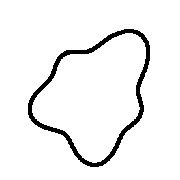
#> input picture the_world_zwei/the_world_zwei_input.png, 180 x 180 px
$ python the_world_zwei.py   (Python 2 division)
#> lines starting #> are read from the running program, lines starting #| are printed output that depends on the picture; after the words box and inside, x2 and y2 are one past the last pixel; in counts of white or black regions, pixels touching at a corner belong together
import sys
import numpy as np
from PIL import Image
import scipy.ndimage
from matplotlib import cm
import matplotlib.pyplot as plt
from mpl_toolkits.axes_grid1 import ImageGrid, make_axes_locatable


class GMin(object):

    def __init__(self):
        self.oris = np.pi/8*np.arange(8)
        self.sf = [23, 27]  #np.arange(7,39,4)

    def get_image(self):
        im = Image.open('the_world_zwei_input.png').convert('L')
#> im: PIL image 180x180 L; 94.6% white; 1 black region, box (x1, y1, x2, y2) and area: (28, 29, 150, 167) 1739
        stim = np.asarray(im)*1.
        return stim

    def gabor(self, sf=42, theta=0, gamma=1):
        # Mutch and Lowe, 2006
        sigma = sf/6.
        lam = 2.8*sf/6.
        r = sigma*3  # there is nothing interesting 3 STDs away

        theta -= np.pi/2
        x,y = np.meshgrid(np.arange(-r,r),np.arange(-r,r))
        X = x*np.cos(theta) - y*np.sin(theta)
        Y = x*np.sin(theta) + y*np.cos(theta)
        g = np.exp( - (X**2 + (gamma*Y)**2) / (2*sigma**2) ) * np.cos( 2*np.pi*X/lam )

        g -= np.mean(g)  # mean 0
        g /= np.sum(g**2) # energy 1
        #g[np.abs(g)<.001] = 0  # remove spillover
        return g

    def get_edges(self, stim, sf, bins=5000, nelems=1000):
#> called with sf = 23, bins = 5000, nelems = 1000
        gabor_max = stim

        # Step 1: extract edges using Gabor filters
        all_edges = np.zeros((len(self.oris),)+gabor_max.shape)
        for oi, ori in enumerate(self.oris):
            gab = self.gabor(sf=sf, theta=ori)
            #norm = scipy.ndimage.correlate(gabor_max**2,np.ones(gab.shape))
            edges = scipy.ndimage.correlate(gabor_max,gab)#/np.sqrt(norm)
            #edges /= np.max(edges)
            all_edges[oi] = edges
#> this loop made 8 passes
#> pass 1, in get_edges, `edges = scipy.ndimage.correlate(gabor_max,gab)#/np.sqrt(norm)`:
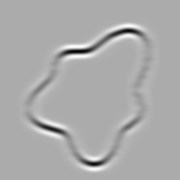
#> edges: shape (180, 180) float64; min -310.7, max 151.2, mean 0; drawn with min black and max white
        #edge_map -= np.min(edge_map)
        #edge_map[edge_map<.01]=0

        # Step 2: normalize responses globally
        #edge_map = np.abs(edge_map)
        all_edges /= np.max(all_edges)

        # Step 3: choose the maximally responding orientation for each location
        response = np.max(all_edges, axis=0)
        oris = np.take(self.oris, np.argmax(all_edges, axis=0))
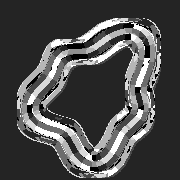
#> oris: shape (180, 180) float64; min 0, max 2.75, mean 0.821; drawn with min black and max white
        edge_map = np.dstack((response, oris))
        edge_map = np.rollaxis(edge_map,-1)

        # Step 4: Choose only nelems top responding locations
        hist, bin_edges = np.histogram(edge_map[0].ravel(),bins=5000)
#> hist = 5000 values, max 19563 at index 1077, min 0 at index 1, mean 6.48; bin_edges = 5001 values from -0.275 to 1
        last = np.nonzero(np.cumsum(hist[::-1]) > nelems)[0][0]
#> last = 532
        threshold = bin_edges[bins-last-1]
#> threshold = 0.864
        #print hist[-1]
        #threshold = bin_edges[-2]
        inds = edge_map[0]>threshold
#> inds: shape (180, 180) bool; 3.1% white in thin lines or dots, all inside (x1, y1, x2, y2) = (24, 25, 153, 170)
        print '# elements used: %d' % np.sum(inds)
#| # elements used: 1001
        edge_map[0][np.logical_not(inds)] = 0
        indices = np.transpose(np.nonzero(inds))
#> indices = 1001 pairs, first value 25 to 169, second value 24 to 152

        return edge_map, indices

    def _isinside(self, smallbox, largebox, i, j):
        """Checks if a smaller box centered around (i,j) is inside a larger box
        """
        return (i - smallbox[0] > 0 and i + smallbox[0] + 1 < largebox[0] and
            j - smallbox[1] > 0 and j + smallbox[1] + 1 < largebox[1])

    def _boxinds(self, box, i, j):
        """Returns indices of all box elements centered around (i,j)
        """
        return np.s_[i-box[0]: i+box[0]+1, j-box[1]: j+box[1]+1]

    def plot_arrows(self, edge_map, indices, ax):
        """Plots arrows: length edge_map[0], direction edge-map[1].

        Only edge_map[:][indices] are used for plotting.
        """
        for i,j in indices:
            ax.arrow( j, edge_map.shape[1]-i,
                    np.cos(edge_map[1,i,j]) * edge_map[0,i,j],
                    np.sin(edge_map[1,i,j]) * edge_map[0,i,j],
                    head_width=.5, head_length=1, fc='k', ec='k')
        ax.set_xlim([0, edge_map.shape[2]])
        ax.set_ylim([0, edge_map.shape[1]])

    def compute_fg(self, edge_map, indices, sf):
        field_shape = (39, 39)
        box = (field_shape[0] / 2, field_shape[1] / 2)
        x,y = np.meshgrid(np.arange(-box[0], box[0] + 1),
                          np.arange(-box[1], box[1] + 1))
        # angles of each position wrt f's' center
        angle_field = -np.arctan2(y,x) % (2*np.pi)
        sigma = sf/6
        # gaussian window
        g = np.exp( - (x**2 + y**2) / (2*sigma**2) )

        fg = np.zeros(edge_map.shape)
        for i,j in indices:
            if self._isinside(box, edge_map[0].shape, i,j):
                s = self._boxinds(box, i, j)
                # put a gaussian window so that nearer elements matter more
                window_weight = edge_map[0][s] * g
                angle = edge_map[1,i,j] #+ np.pi
                # determine elements with an angle greater than 'angle'
                sel1 = angle_field >= angle
                sel2 = angle_field < angle + np.pi
                above = np.logical_and(sel1,sel2)
                # elements with an angle smaller than 'angle'
                below = np.logical_not(above)
                # magnitude of the figure-ground signal
                fg[0,i,j] = np.sum(window_weight[below]) - np.sum(window_weight[above])
                # orthogonal 'below' angle
                fg[1,i,j] = angle#-np.pi/2
        return fg

    def plot(self):
        pass

    def run(self):
        stim = self.get_image()
        plt.figure(figsize=(7,3.5), facecolor='white')

        ax = plt.subplot(121)
        edge_map, indices = self.get_edges(stim, self.sf[0], nelems=1000)
        for fgi in range(2):
            edge_map = self.compute_fg(edge_map, indices, self.sf[0])
        edge_map[1] -= np.pi/2
        self.plot_arrows(edge_map, indices, ax)
#> the loop in plot_arrows, `for i,j in indices:` made 1001 passes
#> (i, j) on passes 1 to 3: (25, 125), (25, 126), (25, 127)
        plt.axis('off')

        ax = plt.subplot(122)
        edge_map, indices = self.get_edges(stim, self.sf[1], nelems=1000)
#> call 2 of get_edges, with sf = 27, bins = 5000, nelems = 1000
#> the loop in get_edges (call 2), `for oi, ori in enumerate(self.oris):` made 8 passes
#> theta in gabor on passes 1 to 8: -1.57, -1.18, -0.785, -0.393, 0, 0.393, 0.785, 1.18
#> pass 1, in gabor (call 9), `Y = x*np.sin(theta) + y*np.cos(theta)`:
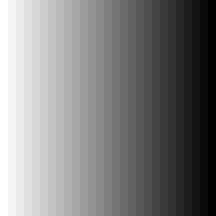
#> Y: shape (27, 27) float64 (shown 8 times larger); min -12.5, max 13.5, mean 0.5; drawn with min black and max white
#> in get_edges (call 2), `response = np.max(all_edges, axis=0)`:
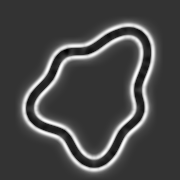
#> response: shape (180, 180) float64; min -0.255, max 1, mean 0.098; drawn with min black and max white
#> in get_edges (call 2), `oris = np.take(self.oris, np.argmax(all_edges, axis=0))`:
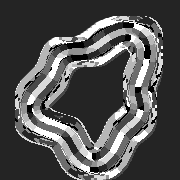
#> oris: shape (180, 180) float64; min 0, max 2.75, mean 0.883; drawn with min black and max white
#> in get_edges (call 2), `hist, bin_edges = np.histogram(edge_map[0].ravel(),bins=5000)`: hist = 5000 values, max 17610 at index 1015, min 0 at index 1, mean 6.48; bin_edges = 5001 values from -0.255 to 1
#> in get_edges (call 2), `last = np.nonzero(np.cumsum(hist[::-1]) > nelems)[0][0]`: last = 502
#> in get_edges (call 2), `threshold = bin_edges[bins-last-1]`: threshold = 0.874
#> in get_edges (call 2), `inds = edge_map[0]>threshold`:
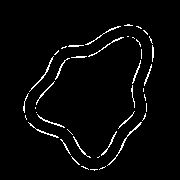
#> inds: shape (180, 180) bool; 3.1% white in thin lines or dots, all inside (x1, y1, x2, y2) = (23, 24, 154, 171)
#| # elements used: 1004
#> in get_edges (call 2), `indices = np.transpose(np.nonzero(inds))`: indices = 1004 pairs, first value 24 to 170, second value 23 to 153
        for fgi in range(3):
            edge_map = self.compute_fg(edge_map, indices, self.sf[1])
        edge_map[1] -= np.pi/2
        self.plot_arrows(edge_map, indices, ax)
#> the loop in plot_arrows (call 2), `for i,j in indices:` made 1004 passes
#> (i, j) on passes 1 to 3: (24, 127), (24, 128), (24, 129)
        plt.axis('off')

        plt.savefig('musu_pasaulis.jpg', dpi=300, format='jpg')
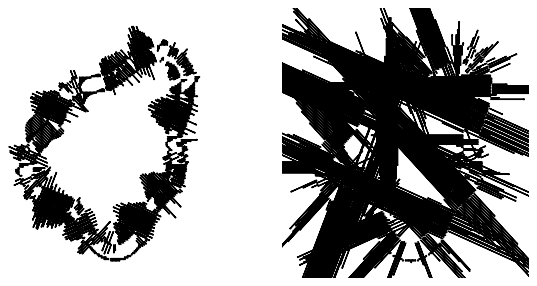
#> figure drawn by matplotlib, 2 panels
        plt.show()


if __name__ == '__main__':
    gmin = GMin()
    gmin.run()
